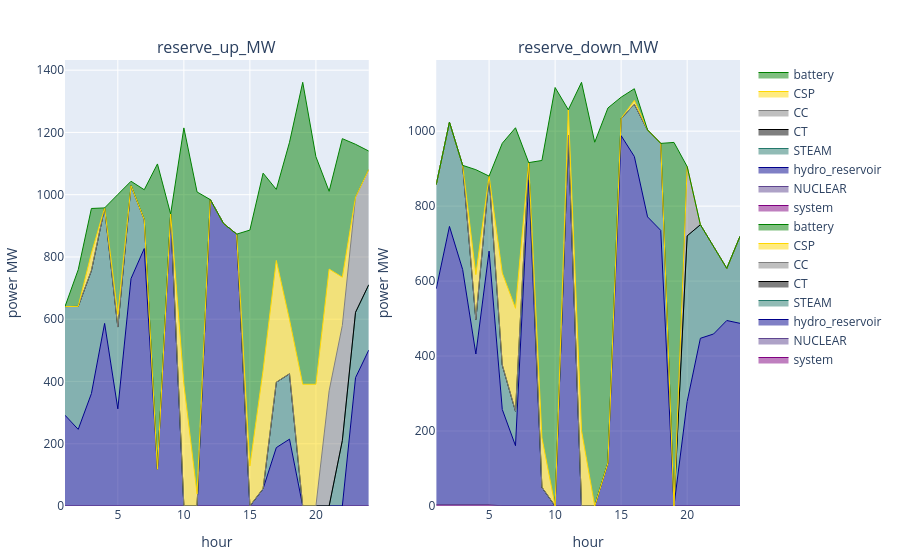

Notebook source saved alongside this figure:
### Code cell
if !dissagregate_by_battery
    p2 = plot_reserve(reserve_uc)
else
    p1 = plot_reserve_by_fieldy(s_uc.reserve[(s_uc.reserve.configuration .== config_) .&  (s_uc.reserve.day .== day_) .&  (s_uc.reserve.resource .== "battery"),:], :reserve_up_MW, :r_id)
    p2 = plot_reserve_by_fieldy(s_uc.reserve[(s_uc.reserve.configuration .== config_) .&  (s_uc.reserve.day .== day_) .&  (s_uc.reserve.resource .== "battery"),:], :reserve_down_MW, :r_id)
    [p1 p2]
end

### Figure 1 — Plotly figure (JSON) as saved in the notebook; plotly's stock layout.template omitted (floating-point values rounded to 4 significant figures)
{"data": [{"line": {"color": "purple", "shape": "line", "width": 1}, "mode": "lines", "name": "system", "stackgroup": 1, "type": "scatter", "x": [1, 2, 3, 4, 5, 6, 7, 8, 9, 10, 11, 12, 13, 14, 15, 16, 17, 18, 19, 20, 21, 22, 23, 24], "xaxis": "x1", "y": [null, null, null, null, null, null, null, null, null, null, null, null, null, null, null, null, null, null, null, null, null, null, null, null], "yaxis": "y1"}, {"line": {"color": "rgba(95, 70, 144, 1)", "shape": "line", "width": 1}, "mode": "lines", "name": "NUCLEAR", "stackgroup": 1, "type": "scatter", "x": [1, 2, 3, 4, 5, 6, 7, 8, 9, 10, 11, 12, 13, 14, 15, 16, 17, 18, 19, 20, 21, 22, 23, 24], "xaxis": "x1", "y": [0, 0, 0, 0, 0, 0, 0, 0, 0, 0, 0, 0, 0, 0, 0, 0, 0, 0, 0, 0, 0, 0, 0, 0], "yaxis": "y1"}, {"line": {"color": "darkblue", "shape": "line", "width": 1}, "mode": "lines", "name": "hydro_reservoir", "stackgroup": 1, "type": "scatter", "x": [1, 2, 3, 4, 5, 6, 7, 8, 9, 10, 11, 12, 13, 14, 15, 16, 17, 18, 19, 20, 21, 22, 23, 24], "xaxis": "x1", "y": [291.6, 246.1, 361.2, 586.5, 312, 730.5, 827.1, 117.9, 938.0, 0, 0, 984.1, 907.6, 873.2, 0, 55.6, 187.6, 214.7, 0, 0, 0, 0, 412.2, 500.7], "yaxis": "y1"}, {"line": {"color": "rgba(36, 121, 108, 1)", "shape": "line", "width": 1}, "mode": "lines", "name": "STEAM", "stackgroup": 1, "type": "scatter", "x": [1, 2, 3, 4, 5, 6, 7, 8, 9, 10, 11, 12, 13, 14, 15, 16, 17, 18, 19, 20, 21, 22, 23, 24], "xaxis": "x1", "y": [349.0, 395.0, 395.0, 371.0, 262.9, 298.2, 93, 0, 0, 0, 0, 0, 0, 0, 0, 0, 210, 210, 0, 0, 0, 210, 210, 210], "yaxis": "y1"}, {"line": {"color": "black", "shape": "line", "width": 1}, "mode": "lines", "name": "CT", "stackgroup": 1, "type": "scatter", "x": [1, 2, 3, 4, 5, 6, 7, 8, 9, 10, 11, 12, 13, 14, 15, 16, 17, 18, 19, 20, 21, 22, 23, 24], "xaxis": "x1", "y": [0, 0, 0, 0, 0, 0, 0, 0, 0, 0, 0, 0, 0, 0, 0, 0, 0, 0, 0, 0, 0, 0, 0, 0], "yaxis": "y1"}, {"line": {"color": "grey", "shape": "line", "width": 1}, "mode": "lines", "name": "CC", "stackgroup": 1, "type": "scatter", "x": [1, 2, 3, 4, 5, 6, 7, 8, 9, 10, 11, 12, 13, 14, 15, 16, 17, 18, 19, 20, 21, 22, 23, 24], "xaxis": "x1", "y": [0, 0, 0, 0, 0, 0, 0, 0, 0, 0, 0, 0, 0, 0, 0, 0, 0, 0, 0, 0, 370.0, 370.0, 370.0, 370.0], "yaxis": "y1"}, {"line": {"color": "gold", "shape": "line", "width": 1}, "mode": "lines", "name": "CSP", "stackgroup": 1, "type": "scatter", "x": [1, 2, 3, 4, 5, 6, 7, 8, 9, 10, 11, 12, 13, 14, 15, 16, 17, 18, 19, 20, 21, 22, 23, 24], "xaxis": "x1", "y": [0, 0, 55.83, 0, 40.29, 0, 0, 0, 0, 391, 38.73, 0, 0, 0, 128.2, 380.4, 391, 173.7, 391, 391, 391, 154.9, 0, 0], "yaxis": "y1"}, {"line": {"color": "green", "shape": "line", "width": 1}, "mode": "lines", "name": "battery", "stackgroup": 1, "type": "scatter", "x": [1, 2, 3, 4, 5, 6, 7, 8, 9, 10, 11, 12, 13, 14, 15, 16, 17, 18, 19, 20, 21, 22, 23, 24], "xaxis": "x1", "y": [0, 117.8, 143.7, 0, 385.5, 14.42, 95.81, 980.9, 0, 823.5, 970, 0, 0, 0, 758.1, 633.2, 228.4, 570, 970, 731.1, 249.8, 445.1, 169.7, 59.47], "yaxis": "y1"}, {"line": {"color": "purple", "shape": "line", "width": 1}, "mode": "lines", "name": "system", "stackgroup": 1, "type": "scatter", "x": [1, 2, 3, 4, 5, 6, 7, 8, 9, 10, 11, 12, 13, 14, 15, 16, 17, 18, 19, 20, 21, 22, 23, 24], "xaxis": "x2", "y": [null, null, null, null, null, null, null, null, null, null, null, null, null, null, null, null, null, null, null, null, null, null, null, null], "yaxis": "y2"}, {"line": {"color": "rgba(95, 70, 144, 1)", "shape": "line", "width": 1}, "mode": "lines", "name": "NUCLEAR", "stackgroup": 1, "type": "scatter", "x": [1, 2, 3, 4, 5, 6, 7, 8, 9, 10, 11, 12, 13, 14, 15, 16, 17, 18, 19, 20, 21, 22, 23, 24], "xaxis": "x2", "y": [4, 4, 4, 4, 4, 0, 0, 0, 0, 0, 0, 0, 0, 0, 0, 0, 0, 0, 0, 0, 0, 0, 0, 0], "yaxis": "y2"}, {"line": {"color": "darkblue", "shape": "line", "width": 1}, "mode": "lines", "name": "hydro_reservoir", "stackgroup": 1, "type": "scatter", "x": [1, 2, 3, 4, 5, 6, 7, 8, 9, 10, 11, 12, 13, 14, 15, 16, 17, 18, 19, 20, 21, 22, 23, 24], "xaxis": "x2", "y": [575.5, 741.9, 626.8, 401.5, 676, 257.5, 160.9, 870.1, 50.04, 0, 988, 0, 0, 114.8, 988, 932.4, 771.4, 735.3, 0, 278.6, 447.4, 458.9, 494.9, 487.3], "yaxis": "y2"}, {"line": {"color": "rgba(36, 121, 108, 1)", "shape": "line", "width": 1}, "mode": "lines", "name": "STEAM", "stackgroup": 1, "type": "scatter", "x": [1, 2, 3, 4, 5, 6, 7, 8, 9, 10, 11, 12, 13, 14, 15, 16, 17, 18, 19, 20, 21, 22, 23, 24], "xaxis": "x2", "y": [278.0, 278.0, 278.0, 92.0, 200.1, 118.8, 92.0, 46.0, 0, 0, 0, 0, 0, 0, 46.0, 139.0, 232.0, 232.0, 0, 442.0, 303, 232.0, 139.0, 232.0], "yaxis": "y2"}, {"line": {"color": "black", "shape": "line", "width": 1}, "mode": "lines", "name": "CT", "stackgroup": 1, "type": "scatter", "x": [1, 2, 3, 4, 5, 6, 7, 8, 9, 10, 11, 12, 13, 14, 15, 16, 17, 18, 19, 20, 21, 22, 23, 24], "xaxis": "x2", "y": [0, 0, 0, 0, 0, 0, 0, 0, 0, 0, 0, 0, 0, 0, 0, 0, 0, 0, 0, 0, 0, 0, 0, 0], "yaxis": "y2"}, {"line": {"color": "grey", "shape": "line", "width": 1}, "mode": "lines", "name": "CC", "stackgroup": 1, "type": "scatter", "x": [1, 2, 3, 4, 5, 6, 7, 8, 9, 10, 11, 12, 13, 14, 15, 16, 17, 18, 19, 20, 21, 22, 23, 24], "xaxis": "x2", "y": [0, 0, 0, 0, 0, 0, 0, 0, 0, 0, 0, 0, 0, 0, 0, 0, 0, 0, 0, 185.0, 0, 0, 0, 0], "yaxis": "y2"}, {"line": {"color": "gold", "shape": "line", "width": 1}, "mode": "lines", "name": "CSP", "stackgroup": 1, "type": "scatter", "x": [1, 2, 3, 4, 5, 6, 7, 8, 9, 10, 11, 12, 13, 14, 15, 16, 17, 18, 19, 20, 21, 22, 23, 24], "xaxis": "x2", "y": [0, 0, 0, 119.8, 0, 245.3, 274.5, 0, 132.3, 0, 69.08, 201.0, 0, 0, 0, 10.64, 0, 0, 0, 0, 0, 0, 0, 0], "yaxis": "y2"}, {"line": {"color": "green", "shape": "line", "width": 1}, "mode": "lines", "name": "battery", "stackgroup": 1, "type": "scatter", "x": [1, 2, 3, 4, 5, 6, 7, 8, 9, 10, 11, 12, 13, 14, 15, 16, 17, 18, 19, 20, 21, 22, 23, 24], "xaxis": "x2", "y": [0, 0, 0, 280.0, 0, 346.1, 481.7, 0, 739.5, 1116.0, 0, 929.4, 970.5, 947.2, 56.68, 31.21, 0, 0, 970, 0, 0, 0, 0, 0], "yaxis": "y2"}], "layout": {"annotations": [{"font": {"size": 16}, "showarrow": false, "text": "reserve_up_MW", "x": 0.225, "xanchor": "center", "xref": "paper", "y": 1, "yanchor": "bottom", "yref": "paper"}, {"font": {"size": 16}, "showarrow": false, "text": "reserve_down_MW", "x": 0.775, "xanchor": "center", "xref": "paper", "y": 1, "yanchor": "bottom", "yref": "paper"}], "margin": {"b": 50, "l": 50, "r": 50, "t": 60}, "xaxis1": {"anchor": "y1", "domain": [0, 0.45], "title": {"text": "hour"}}, "xaxis2": {"anchor": "y2", "domain": [0.55, 1], "title": {"text": "hour"}}, "yaxis1": {"anchor": "x1", "domain": [0, 1], "title": {"text": "power MW"}}, "yaxis2": {"anchor": "x2", "domain": [0, 1], "title": {"text": "power MW"}}}}
